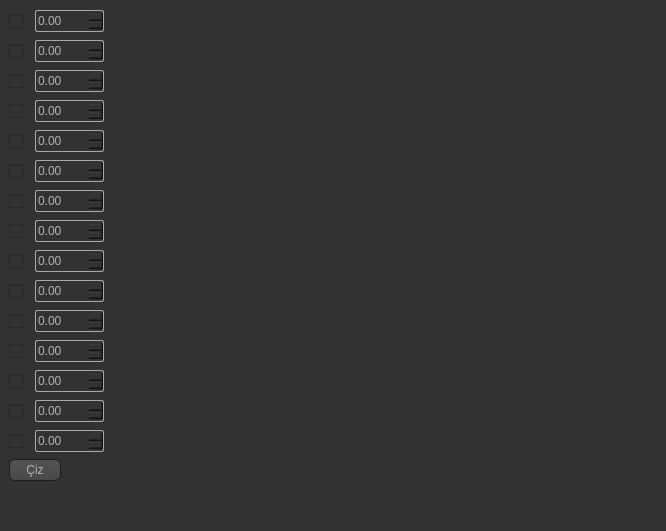
<?xml version="1.0" encoding="UTF-8"?>
<ui version="4.0">
 <class>MainWindow</class>
 <widget class="QMainWindow" name="MainWindow">
  <property name="geometry">
   <rect>
    <x>0</x>
    <y>0</y>
    <width>666</width>
    <height>531</height>
   </rect>
  </property>
  <property name="windowTitle">
   <string>MainWindow</string>
  </property>
  <property name="styleSheet">
   <string notr="true">QToolTip
{
     border: 1px solid black;
     background-color: #ffa02f;
     padding: 1px;
     border-radius: 3px;
     opacity: 100;
}

QWidget
{
    color: #b1b1b1;
    background-color: #323232;
}

QTreeView, QListView
{
    background-color: silver;
    margin-left: 5px;
}

QWidget:item:hover
{
    background-color: QLinearGradient( x1: 0, y1: 0, x2: 0, y2: 1, stop: 0 #ffa02f, stop: 1 #ca0619);
    color: #000000;
}

QWidget:item:selected
{
    background-color: QLinearGradient( x1: 0, y1: 0, x2: 0, y2: 1, stop: 0 #ffa02f, stop: 1 #d7801a);
}

QMenuBar::item
{
    background: transparent;
}

QMenuBar::item:selected
{
    background: transparent;
    border: 1px solid #ffaa00;
}

QMenuBar::item:pressed
{
    background: #444;
    border: 1px solid #000;
    background-color: QLinearGradient(
        x1:0, y1:0,
        x2:0, y2:1,
        stop:1 #212121,
        stop:0.4 #343434/*,
        stop:0.2 #343434,
        stop:0.1 #ffaa00*/
    );
    margin-bottom:-1px;
    padding-bottom:1px;
}

QMenu
{
    border: 1px solid #000;
}

QMenu::item
{
    padding: 2px 20px 2px 20px;
}

QMenu::item:selected
{
    color: #000000;
}

QWidget:disabled
{
    color: #808080;
    background-color: #323232;
}

QAbstractItemView
{
    background-color: QLinearGradient( x1: 0, y1: 0, x2: 0, y2: 1, stop: 0 #4d4d4d, stop: 0.1 #646464, stop: 1 #5d5d5d);
}

QWidget:focus
{
    /*border: 1px solid darkgray;*/
}

QLineEdit
{
    background-color: QLinearGradient( x1: 0, y1: 0, x2: 0, y2: 1, stop: 0 #4d4d4d, stop: 0 #646464, stop: 1 #5d5d5d);
    padding: 1px;
    border-style: solid;
    border: 1px solid #1e1e1e;
    border-radius: 5;
}

QPushButton
{
    color: #b1b1b1;
    background-color: QLinearGradient( x1: 0, y1: 0, x2: 0, y2: 1, stop: 0 #565656, stop: 0.1 #525252, stop: 0.5 #4e4e4e, stop: 0.9 #4a4a4a, stop: 1 #464646);
    border-width: 1px;
    border-color: #1e1e1e;
    border-style: solid;
    border-radius: 6;
    padding: 3px;
    font-size: 12px;
    padding-left: 5px;
    padding-right: 5px;
    min-width: 40px;
}

QPushButton:pressed
{
    background-color: QLinearGradient( x1: 0, y1: 0, x2: 0, y2: 1, stop: 0 #2d2d2d, stop: 0.1 #2b2b2b, stop: 0.5 #292929, stop: 0.9 #282828, stop: 1 #252525);
}

QComboBox
{
    selection-background-color: #ffaa00;
    background-color: QLinearGradient( x1: 0, y1: 0, x2: 0, y2: 1, stop: 0 #565656, stop: 0.1 #525252, stop: 0.5 #4e4e4e, stop: 0.9 #4a4a4a, stop: 1 #464646);
    border-style: solid;
    border: 1px solid #1e1e1e;
    border-radius: 5;
}

QComboBox:hover,QPushButton:hover
{
    border: 2px solid QLinearGradient( x1: 0, y1: 0, x2: 0, y2: 1, stop: 0 #ffa02f, stop: 1 #d7801a);
}


QComboBox:on
{
    padding-top: 3px;
    padding-left: 4px;
    background-color: QLinearGradient( x1: 0, y1: 0, x2: 0, y2: 1, stop: 0 #2d2d2d, stop: 0.1 #2b2b2b, stop: 0.5 #292929, stop: 0.9 #282828, stop: 1 #252525);
    selection-background-color: #ffaa00;
}

QComboBox QAbstractItemView
{
    border: 2px solid darkgray;
    selection-background-color: QLinearGradient( x1: 0, y1: 0, x2: 0, y2: 1, stop: 0 #ffa02f, stop: 1 #d7801a);
}

QComboBox::drop-down
{
     subcontrol-origin: padding;
     subcontrol-position: top right;
     width: 15px;

     border-left-width: 0px;
     border-left-color: darkgray;
     border-left-style: solid; /* just a single line */
     border-top-right-radius: 3px; /* same radius as the QComboBox */
     border-bottom-right-radius: 3px;
 }

QComboBox::down-arrow
{
     image: url(:/dark_orange/img/down_arrow.png);
}

QGroupBox
{
    border: 1px solid darkgray;
    margin-top: 10px;
}

QGroupBox:focus
{
    border: 1px solid darkgray;
}

QTextEdit:focus
{
    border: 1px solid darkgray;
}

QScrollBar:horizontal {
     border: 1px solid #222222;
     background: QLinearGradient( x1: 0, y1: 0, x2: 0, y2: 1, stop: 0.0 #121212, stop: 0.2 #282828, stop: 1 #484848);
     height: 7px;
     margin: 0px 16px 0 16px;
}

QScrollBar::handle:horizontal
{
      background: QLinearGradient( x1: 0, y1: 0, x2: 1, y2: 0, stop: 0 #ffa02f, stop: 0.5 #d7801a, stop: 1 #ffa02f);
      min-height: 20px;
      border-radius: 2px;
}

QScrollBar::add-line:horizontal {
      border: 1px solid #1b1b19;
      border-radius: 2px;
      background: QLinearGradient( x1: 0, y1: 0, x2: 1, y2: 0, stop: 0 #ffa02f, stop: 1 #d7801a);
      width: 14px;
      subcontrol-position: right;
      subcontrol-origin: margin;
}

QScrollBar::sub-line:horizontal {
      border: 1px solid #1b1b19;
      border-radius: 2px;
      background: QLinearGradient( x1: 0, y1: 0, x2: 1, y2: 0, stop: 0 #ffa02f, stop: 1 #d7801a);
      width: 14px;
     subcontrol-position: left;
     subcontrol-origin: margin;
}

QScrollBar::right-arrow:horizontal, QScrollBar::left-arrow:horizontal
{
      border: 1px solid black;
      width: 1px;
      height: 1px;
      background: white;
}

QScrollBar::add-page:horizontal, QScrollBar::sub-page:horizontal
{
      background: none;
}

QScrollBar:vertical
{
      background: QLinearGradient( x1: 0, y1: 0, x2: 1, y2: 0, stop: 0.0 #121212, stop: 0.2 #282828, stop: 1 #484848);
      width: 7px;
      margin: 16px 0 16px 0;
      border: 1px solid #222222;
}

QScrollBar::handle:vertical
{
      background: QLinearGradient( x1: 0, y1: 0, x2: 0, y2: 1, stop: 0 #ffa02f, stop: 0.5 #d7801a, stop: 1 #ffa02f);
      min-height: 20px;
      border-radius: 2px;
}

QScrollBar::add-line:vertical
{
      border: 1px solid #1b1b19;
      border-radius: 2px;
      background: QLinearGradient( x1: 0, y1: 0, x2: 0, y2: 1, stop: 0 #ffa02f, stop: 1 #d7801a);
      height: 14px;
      subcontrol-position: bottom;
      subcontrol-origin: margin;
}

QScrollBar::sub-line:vertical
{
      border: 1px solid #1b1b19;
      border-radius: 2px;
      background: QLinearGradient( x1: 0, y1: 0, x2: 0, y2: 1, stop: 0 #d7801a, stop: 1 #ffa02f);
      height: 14px;
      subcontrol-position: top;
      subcontrol-origin: margin;
}

QScrollBar::up-arrow:vertical, QScrollBar::down-arrow:vertical
{
      border: 1px solid black;
      width: 1px;
      height: 1px;
      background: white;
}


QScrollBar::add-page:vertical, QScrollBar::sub-page:vertical
{
      background: none;
}

QTextEdit
{
    background-color: #242424;
}

QPlainTextEdit
{
    background-color: #242424;
}

QHeaderView::section
{
    background-color: QLinearGradient(x1:0, y1:0, x2:0, y2:1, stop:0 #616161, stop: 0.5 #505050, stop: 0.6 #434343, stop:1 #656565);
    color: white;
    padding-left: 4px;
    border: 1px solid #6c6c6c;
}

QCheckBox:disabled
{
color: #414141;
}

QDockWidget::title
{
    text-align: center;
    spacing: 3px; /* spacing between items in the tool bar */
    background-color: QLinearGradient(x1:0, y1:0, x2:0, y2:1, stop:0 #323232, stop: 0.5 #242424, stop:1 #323232);
}

QDockWidget::close-button, QDockWidget::float-button
{
    text-align: center;
    spacing: 1px; /* spacing between items in the tool bar */
    background-color: QLinearGradient(x1:0, y1:0, x2:0, y2:1, stop:0 #323232, stop: 0.5 #242424, stop:1 #323232);
}

QDockWidget::close-button:hover, QDockWidget::float-button:hover
{
    background: #242424;
}

QDockWidget::close-button:pressed, QDockWidget::float-button:pressed
{
    padding: 1px -1px -1px 1px;
}

QMainWindow::separator
{
    background-color: QLinearGradient(x1:0, y1:0, x2:0, y2:1, stop:0 #161616, stop: 0.5 #151515, stop: 0.6 #212121, stop:1 #343434);
    color: white;
    padding-left: 4px;
    border: 1px solid #4c4c4c;
    spacing: 3px; /* spacing between items in the tool bar */
}

QMainWindow::separator:hover
{

    background-color: QLinearGradient(x1:0, y1:0, x2:0, y2:1, stop:0 #d7801a, stop:0.5 #b56c17 stop:1 #ffa02f);
    color: white;
    padding-left: 4px;
    border: 1px solid #6c6c6c;
    spacing: 3px; /* spacing between items in the tool bar */
}

QToolBar::handle
{
     spacing: 3px; /* spacing between items in the tool bar */
     background: url(:/dark_orange/img/handle.png);
}

QMenu::separator
{
    height: 2px;
    background-color: QLinearGradient(x1:0, y1:0, x2:0, y2:1, stop:0 #161616, stop: 0.5 #151515, stop: 0.6 #212121, stop:1 #343434);
    color: white;
    padding-left: 4px;
    margin-left: 10px;
    margin-right: 5px;
}

QProgressBar
{
    border: 2px solid grey;
    border-radius: 5px;
    text-align: center;
}

QProgressBar::chunk
{
    background-color: #d7801a;
    width: 2.15px;
    margin: 0.5px;
}

QTabBar::tab {
    color: #b1b1b1;
    border: 1px solid #444;
    border-bottom-style: none;
    background-color: #323232;
    padding-left: 10px;
    padding-right: 10px;
    padding-top: 3px;
    padding-bottom: 2px;
    margin-right: -1px;
}

QTabWidget::pane {
    border: 1px solid #444;
    top: 1px;
}

QTabBar::tab:last
{
    margin-right: 0; /* the last selected tab has nothing to overlap with on the right */
    border-top-right-radius: 3px;
}

QTabBar::tab:first:!selected
{
 margin-left: 0px; /* the last selected tab has nothing to overlap with on the right */


    border-top-left-radius: 3px;
}

QTabBar::tab:!selected
{
    color: #b1b1b1;
    border-bottom-style: solid;
    margin-top: 3px;
    background-color: QLinearGradient(x1:0, y1:0, x2:0, y2:1, stop:1 #212121, stop:.4 #343434);
}

QTabBar::tab:selected
{
    border-top-left-radius: 3px;
    border-top-right-radius: 3px;
    margin-bottom: 0px;
}

QTabBar::tab:!selected:hover
{
    /*border-top: 2px solid #ffaa00;
    padding-bottom: 3px;*/
    border-top-left-radius: 3px;
    border-top-right-radius: 3px;
    background-color: QLinearGradient(x1:0, y1:0, x2:0, y2:1, stop:1 #212121, stop:0.4 #343434, stop:0.2 #343434, stop:0.1 #ffaa00);
}

QRadioButton::indicator:checked, QRadioButton::indicator:unchecked{
    color: #b1b1b1;
    background-color: #323232;
    border: 1px solid #b1b1b1;
    border-radius: 6px;
}

QRadioButton::indicator:checked
{
    background-color: qradialgradient(
        cx: 0.5, cy: 0.5,
        fx: 0.5, fy: 0.5,
        radius: 1.0,
        stop: 0.25 #ffaa00,
        stop: 0.3 #323232
    );
}



QRadioButton::indicator
{
    border-radius: 6px;
}

QRadioButton::indicator:hover, QCheckBox::indicator:hover
{
    border: 1px solid #ffaa00;
}




QSlider::groove:horizontal {
    border: 1px solid #3A3939;
    height: 8px;
    background: #201F1F;
    margin: 2px 0;
    border-radius: 2px;
}

QSlider::handle:horizontal {
    background: QLinearGradient( x1: 0, y1: 0, x2: 0, y2: 1,
      stop: 0.0 silver, stop: 0.2 #a8a8a8, stop: 1 #727272);
    border: 1px solid #3A3939;
    width: 14px;
    height: 14px;
    margin: -4px 0;
    border-radius: 2px;
}

QSlider::groove:vertical {
    border: 1px solid #3A3939;
    width: 8px;
    background: #201F1F;
    margin: 0 0px;
    border-radius: 2px;
}

QSlider::handle:vertical {
    background: QLinearGradient( x1: 0, y1: 0, x2: 0, y2: 1, stop: 0.0 silver,
      stop: 0.2 #a8a8a8, stop: 1 #727272);
    border: 1px solid #3A3939;
    width: 14px;
    height: 14px;
    margin: 0 -4px;
    border-radius: 2px;
}

QAbstractSpinBox {
    padding-top: 2px;
    padding-bottom: 2px;
    border: 1px solid darkgray;

    border-radius: 2px;
    min-width: 50px;
}

</string>
  </property>
  <widget class="QWidget" name="centralwidget">
   <widget class="QPushButton" name="ciz_button">
    <property name="geometry">
     <rect>
      <x>9</x>
      <y>459</y>
      <width>52</width>
      <height>22</height>
     </rect>
    </property>
    <property name="text">
     <string>Çiz</string>
    </property>
   </widget>
   <widget class="QWidget" name="horizontalLayoutWidget">
    <property name="geometry">
     <rect>
      <x>9</x>
      <y>369</y>
      <width>95</width>
      <height>24</height>
     </rect>
    </property>
    <layout class="QHBoxLayout" name="horizontalLayout">
     <item>
      <widget class="QCheckBox" name="donem_ort_check_1">
       <property name="text">
        <string/>
       </property>
      </widget>
     </item>
     <item>
      <widget class="QDoubleSpinBox" name="donem_ort_1">
       <property name="sizePolicy">
        <sizepolicy hsizetype="Minimum" vsizetype="Fixed">
         <horstretch>2</horstretch>
         <verstretch>0</verstretch>
        </sizepolicy>
       </property>
       <property name="maximum">
        <double>4.000000000000000</double>
       </property>
       <property name="singleStep">
        <double>0.050000000000000</double>
       </property>
      </widget>
     </item>
    </layout>
   </widget>
   <widget class="QWidget" name="horizontalLayoutWidget_2">
    <property name="geometry">
     <rect>
      <x>9</x>
      <y>399</y>
      <width>95</width>
      <height>24</height>
     </rect>
    </property>
    <layout class="QHBoxLayout" name="horizontalLayout_2">
     <item>
      <widget class="QCheckBox" name="donem_ort_check_2">
       <property name="text">
        <string/>
       </property>
      </widget>
     </item>
     <item>
      <widget class="QDoubleSpinBox" name="donem_ort_2">
       <property name="sizePolicy">
        <sizepolicy hsizetype="Minimum" vsizetype="Fixed">
         <horstretch>2</horstretch>
         <verstretch>0</verstretch>
        </sizepolicy>
       </property>
       <property name="maximum">
        <double>4.000000000000000</double>
       </property>
       <property name="singleStep">
        <double>0.050000000000000</double>
       </property>
      </widget>
     </item>
    </layout>
   </widget>
   <widget class="QWidget" name="horizontalLayoutWidget_3">
    <property name="geometry">
     <rect>
      <x>9</x>
      <y>429</y>
      <width>95</width>
      <height>24</height>
     </rect>
    </property>
    <layout class="QHBoxLayout" name="horizontalLayout_3">
     <item>
      <widget class="QCheckBox" name="donem_ort_check_3">
       <property name="text">
        <string/>
       </property>
      </widget>
     </item>
     <item>
      <widget class="QDoubleSpinBox" name="donem_ort_3">
       <property name="sizePolicy">
        <sizepolicy hsizetype="Minimum" vsizetype="Fixed">
         <horstretch>2</horstretch>
         <verstretch>0</verstretch>
        </sizepolicy>
       </property>
       <property name="maximum">
        <double>4.000000000000000</double>
       </property>
       <property name="singleStep">
        <double>0.050000000000000</double>
       </property>
      </widget>
     </item>
    </layout>
   </widget>
   <widget class="QWidget" name="horizontalLayoutWidget_4">
    <property name="geometry">
     <rect>
      <x>9</x>
      <y>279</y>
      <width>95</width>
      <height>24</height>
     </rect>
    </property>
    <layout class="QHBoxLayout" name="horizontalLayout_4">
     <item>
      <widget class="QCheckBox" name="donem_ort_check_4">
       <property name="text">
        <string/>
       </property>
      </widget>
     </item>
     <item>
      <widget class="QDoubleSpinBox" name="donem_ort_4">
       <property name="sizePolicy">
        <sizepolicy hsizetype="Minimum" vsizetype="Fixed">
         <horstretch>2</horstretch>
         <verstretch>0</verstretch>
        </sizepolicy>
       </property>
       <property name="maximum">
        <double>4.000000000000000</double>
       </property>
       <property name="singleStep">
        <double>0.050000000000000</double>
       </property>
      </widget>
     </item>
    </layout>
   </widget>
   <widget class="QWidget" name="horizontalLayoutWidget_5">
    <property name="geometry">
     <rect>
      <x>9</x>
      <y>309</y>
      <width>95</width>
      <height>24</height>
     </rect>
    </property>
    <layout class="QHBoxLayout" name="horizontalLayout_5">
     <item>
      <widget class="QCheckBox" name="donem_ort_check_5">
       <property name="text">
        <string/>
       </property>
      </widget>
     </item>
     <item>
      <widget class="QDoubleSpinBox" name="donem_ort_5">
       <property name="sizePolicy">
        <sizepolicy hsizetype="Minimum" vsizetype="Fixed">
         <horstretch>2</horstretch>
         <verstretch>0</verstretch>
        </sizepolicy>
       </property>
       <property name="maximum">
        <double>4.000000000000000</double>
       </property>
       <property name="singleStep">
        <double>0.050000000000000</double>
       </property>
      </widget>
     </item>
    </layout>
   </widget>
   <widget class="QWidget" name="horizontalLayoutWidget_6">
    <property name="geometry">
     <rect>
      <x>9</x>
      <y>339</y>
      <width>95</width>
      <height>24</height>
     </rect>
    </property>
    <layout class="QHBoxLayout" name="horizontalLayout_6">
     <item>
      <widget class="QCheckBox" name="donem_ort_check_6">
       <property name="text">
        <string/>
       </property>
      </widget>
     </item>
     <item>
      <widget class="QDoubleSpinBox" name="donem_ort_6">
       <property name="sizePolicy">
        <sizepolicy hsizetype="Minimum" vsizetype="Fixed">
         <horstretch>2</horstretch>
         <verstretch>0</verstretch>
        </sizepolicy>
       </property>
       <property name="maximum">
        <double>4.000000000000000</double>
       </property>
       <property name="singleStep">
        <double>0.050000000000000</double>
       </property>
      </widget>
     </item>
    </layout>
   </widget>
   <widget class="QWidget" name="horizontalLayoutWidget_7">
    <property name="geometry">
     <rect>
      <x>9</x>
      <y>189</y>
      <width>95</width>
      <height>24</height>
     </rect>
    </property>
    <layout class="QHBoxLayout" name="horizontalLayout_7">
     <item>
      <widget class="QCheckBox" name="donem_ort_check_7">
       <property name="text">
        <string/>
       </property>
      </widget>
     </item>
     <item>
      <widget class="QDoubleSpinBox" name="donem_ort_7">
       <property name="sizePolicy">
        <sizepolicy hsizetype="Minimum" vsizetype="Fixed">
         <horstretch>2</horstretch>
         <verstretch>0</verstretch>
        </sizepolicy>
       </property>
       <property name="maximum">
        <double>4.000000000000000</double>
       </property>
       <property name="singleStep">
        <double>0.050000000000000</double>
       </property>
      </widget>
     </item>
    </layout>
   </widget>
   <widget class="QWidget" name="horizontalLayoutWidget_8">
    <property name="geometry">
     <rect>
      <x>9</x>
      <y>219</y>
      <width>95</width>
      <height>24</height>
     </rect>
    </property>
    <layout class="QHBoxLayout" name="horizontalLayout_8">
     <item>
      <widget class="QCheckBox" name="donem_ort_check_8">
       <property name="text">
        <string/>
       </property>
      </widget>
     </item>
     <item>
      <widget class="QDoubleSpinBox" name="donem_ort_8">
       <property name="sizePolicy">
        <sizepolicy hsizetype="Minimum" vsizetype="Fixed">
         <horstretch>2</horstretch>
         <verstretch>0</verstretch>
        </sizepolicy>
       </property>
       <property name="maximum">
        <double>4.000000000000000</double>
       </property>
       <property name="singleStep">
        <double>0.050000000000000</double>
       </property>
      </widget>
     </item>
    </layout>
   </widget>
   <widget class="QWidget" name="horizontalLayoutWidget_9">
    <property name="geometry">
     <rect>
      <x>9</x>
      <y>249</y>
      <width>95</width>
      <height>24</height>
     </rect>
    </property>
    <layout class="QHBoxLayout" name="horizontalLayout_9">
     <item>
      <widget class="QCheckBox" name="donem_ort_check_9">
       <property name="text">
        <string/>
       </property>
      </widget>
     </item>
     <item>
      <widget class="QDoubleSpinBox" name="donem_ort_9">
       <property name="sizePolicy">
        <sizepolicy hsizetype="Minimum" vsizetype="Fixed">
         <horstretch>2</horstretch>
         <verstretch>0</verstretch>
        </sizepolicy>
       </property>
       <property name="maximum">
        <double>4.000000000000000</double>
       </property>
       <property name="singleStep">
        <double>0.050000000000000</double>
       </property>
      </widget>
     </item>
    </layout>
   </widget>
   <widget class="QWidget" name="horizontalLayoutWidget_10">
    <property name="geometry">
     <rect>
      <x>9</x>
      <y>99</y>
      <width>95</width>
      <height>24</height>
     </rect>
    </property>
    <layout class="QHBoxLayout" name="horizontalLayout_10">
     <item>
      <widget class="QCheckBox" name="donem_ort_check_10">
       <property name="text">
        <string/>
       </property>
      </widget>
     </item>
     <item>
      <widget class="QDoubleSpinBox" name="donem_ort_10">
       <property name="sizePolicy">
        <sizepolicy hsizetype="Minimum" vsizetype="Fixed">
         <horstretch>2</horstretch>
         <verstretch>0</verstretch>
        </sizepolicy>
       </property>
       <property name="maximum">
        <double>4.000000000000000</double>
       </property>
       <property name="singleStep">
        <double>0.050000000000000</double>
       </property>
      </widget>
     </item>
    </layout>
   </widget>
   <widget class="QWidget" name="horizontalLayoutWidget_11">
    <property name="geometry">
     <rect>
      <x>9</x>
      <y>129</y>
      <width>95</width>
      <height>24</height>
     </rect>
    </property>
    <layout class="QHBoxLayout" name="horizontalLayout_11">
     <item>
      <widget class="QCheckBox" name="donem_ort_check_11">
       <property name="text">
        <string/>
       </property>
      </widget>
     </item>
     <item>
      <widget class="QDoubleSpinBox" name="donem_ort_11">
       <property name="sizePolicy">
        <sizepolicy hsizetype="Minimum" vsizetype="Fixed">
         <horstretch>2</horstretch>
         <verstretch>0</verstretch>
        </sizepolicy>
       </property>
       <property name="maximum">
        <double>4.000000000000000</double>
       </property>
       <property name="singleStep">
        <double>0.050000000000000</double>
       </property>
      </widget>
     </item>
    </layout>
   </widget>
   <widget class="QWidget" name="horizontalLayoutWidget_12">
    <property name="geometry">
     <rect>
      <x>9</x>
      <y>159</y>
      <width>95</width>
      <height>24</height>
     </rect>
    </property>
    <layout class="QHBoxLayout" name="horizontalLayout_12">
     <item>
      <widget class="QCheckBox" name="donem_ort_check_12">
       <property name="text">
        <string/>
       </property>
      </widget>
     </item>
     <item>
      <widget class="QDoubleSpinBox" name="donem_ort_12">
       <property name="sizePolicy">
        <sizepolicy hsizetype="Minimum" vsizetype="Fixed">
         <horstretch>2</horstretch>
         <verstretch>0</verstretch>
        </sizepolicy>
       </property>
       <property name="maximum">
        <double>4.000000000000000</double>
       </property>
       <property name="singleStep">
        <double>0.050000000000000</double>
       </property>
      </widget>
     </item>
    </layout>
   </widget>
   <widget class="QWidget" name="horizontalLayoutWidget_13">
    <property name="geometry">
     <rect>
      <x>9</x>
      <y>9</y>
      <width>95</width>
      <height>24</height>
     </rect>
    </property>
    <layout class="QGridLayout" name="gridLayout_2">
     <item row="0" column="0">
      <widget class="QCheckBox" name="donem_ort_check_13">
       <property name="text">
        <string/>
       </property>
      </widget>
     </item>
     <item row="0" column="1">
      <widget class="QDoubleSpinBox" name="donem_ort_13">
       <property name="sizePolicy">
        <sizepolicy hsizetype="Minimum" vsizetype="Fixed">
         <horstretch>2</horstretch>
         <verstretch>0</verstretch>
        </sizepolicy>
       </property>
       <property name="maximum">
        <double>4.000000000000000</double>
       </property>
       <property name="singleStep">
        <double>0.050000000000000</double>
       </property>
      </widget>
     </item>
    </layout>
   </widget>
   <widget class="QWidget" name="horizontalLayoutWidget_14">
    <property name="geometry">
     <rect>
      <x>9</x>
      <y>39</y>
      <width>95</width>
      <height>24</height>
     </rect>
    </property>
    <layout class="QHBoxLayout" name="horizontalLayout_14">
     <item>
      <widget class="QCheckBox" name="donem_ort_check_14">
       <property name="text">
        <string/>
       </property>
      </widget>
     </item>
     <item>
      <widget class="QDoubleSpinBox" name="donem_ort_14">
       <property name="sizePolicy">
        <sizepolicy hsizetype="Minimum" vsizetype="Fixed">
         <horstretch>2</horstretch>
         <verstretch>0</verstretch>
        </sizepolicy>
       </property>
       <property name="maximum">
        <double>4.000000000000000</double>
       </property>
       <property name="singleStep">
        <double>0.050000000000000</double>
       </property>
      </widget>
     </item>
    </layout>
   </widget>
   <widget class="QWidget" name="horizontalLayoutWidget_15">
    <property name="geometry">
     <rect>
      <x>9</x>
      <y>69</y>
      <width>95</width>
      <height>24</height>
     </rect>
    </property>
    <layout class="QHBoxLayout" name="horizontalLayout_15">
     <item>
      <widget class="QCheckBox" name="donem_ort_check_15">
       <property name="text">
        <string/>
       </property>
      </widget>
     </item>
     <item>
      <widget class="QDoubleSpinBox" name="donem_ort_15">
       <property name="sizePolicy">
        <sizepolicy hsizetype="Minimum" vsizetype="Fixed">
         <horstretch>2</horstretch>
         <verstretch>0</verstretch>
        </sizepolicy>
       </property>
       <property name="maximum">
        <double>4.000000000000000</double>
       </property>
       <property name="singleStep">
        <double>0.050000000000000</double>
       </property>
      </widget>
     </item>
    </layout>
   </widget>
   <widget class="MplWidget" name="MplWidget" native="true">
    <property name="geometry">
     <rect>
      <x>140</x>
      <y>10</y>
      <width>501</width>
      <height>461</height>
     </rect>
    </property>
   </widget>
  </widget>
  <widget class="QMenuBar" name="menubar">
   <property name="geometry">
    <rect>
     <x>0</x>
     <y>0</y>
     <width>666</width>
     <height>21</height>
    </rect>
   </property>
  </widget>
  <widget class="QStatusBar" name="statusbar"/>
 </widget>
 <customwidgets>
  <customwidget>
   <class>MplWidget</class>
   <extends>QWidget</extends>
   <header>mplwidget.h</header>
   <container>1</container>
  </customwidget>
 </customwidgets>
 <resources/>
 <connections/>
</ui>
